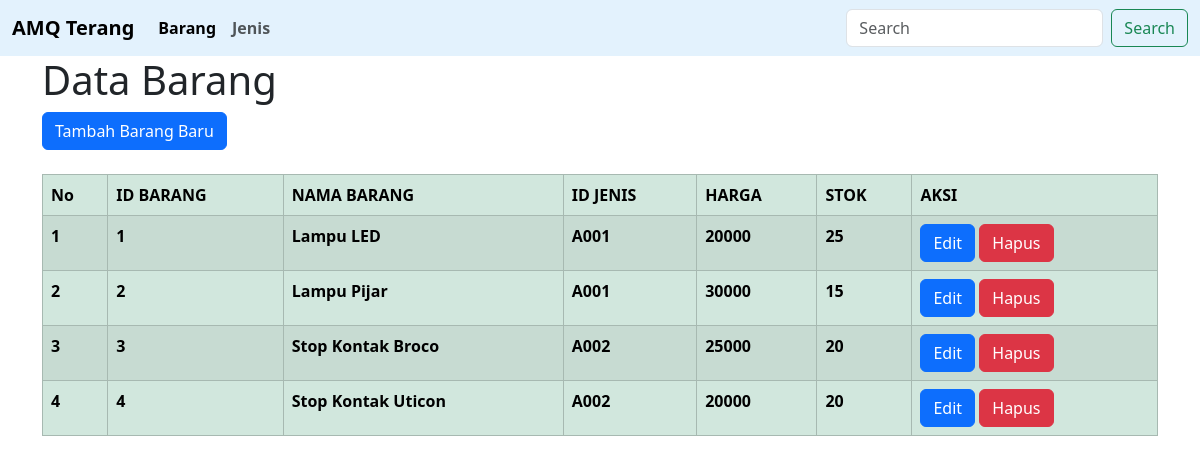
/view/barang/index.php, run on the app's committed database.
### tables this page shows
CREATE TABLE `barang` (
  `id_barang` int NOT NULL,
  `nama_barang` varchar(30) DEFAULT NULL,
  `id_jenis` varchar(15) DEFAULT NULL,
  `harga` int DEFAULT NULL,
  `stok` int DEFAULT NULL
);

### view/barang/index.php (the view, shortened to what this page needs)
<!DOCTYPE html>
<html lang="en">
<b>
    <link rel="stylesheet" href="https://cdn.jsdelivr.net/npm/bootstrap@5.3.3/dist/css/bootstrap.min.css">
</head>
<body>
<nav class=" navbar navbar-expand-lg style=bg-body-tertiary "style="background-color: #e3f2fd;">
  <div class="container-fluid">
    <a class="navbar-brand" href="#">AMQ Terang</a>
    <div class="collapse navbar-collapse" id="navbarSupportedContent">
      <ul class="navbar-nav me-auto mb-2 mb-lg-0">
        <li class="nav-item">
          <a class="nav-link active" aria-current="page" href="../barang/index.php">Barang</a>
        </li>
        <li class="nav-item">
          <a class="nav-link" href="../jenis/index.php">Jenis</a>
        </li>
      </ul>
      <form class="d-flex" role="search">
        <input class="form-control me-2" type="search" placeholder="Search" aria-label="Search">
        <button class="btn btn-outline-success" type="submit" >Search</button>
      </form>
  </div>
</nav>
<div class="container">
    <h1>Data Barang</h1>
    <a href="view_tambah.php" class="btn btn-primary">Tambah Barang Baru</a>
    <br></br>
    <table class="table table-success table-bordered table-striped">
  <thead>
    <tr>
      <th scope="col">No</th>
      <th scope="col">ID BARANG</th>
      <th scope="col">NAMA BARANG</th>
      <th scope="col">ID JENIS</th>
      <th scope="col">HARGA</th>
      <th scope="col">STOK</th>
      <th scope="col">AKSI</th>
    </tr>
  </thead>
  <?php
        include '../../config/koneksi.php';
        $query = mysqli_query($conn,"SELECT * FROM barang");
        $no=1;
        if(mysqli_num_rows($query)){
            while($result=mysqli_fetch_assoc($query)){
                ?>
                <tr>
                    <td><?php echo $no;?></td>
                    <td><?php echo $result['id_barang'];?></td>
                    <td><?php echo $result['nama_barang'];?></td>
                    <td><?php echo $result['id_jenis'];?></td>
                    <td><?php echo $result['harga'];?></td>
                    <td><?php echo $result['stok'];?></td>
                    <td>
                    <button type="button" class="btn btn-primary">Edit</button>
                    <button type="button" class="btn btn-danger">Hapus</button>
                    </td>
                </tr>
                <?php
                $no++;
            }
        }else{
            echo "Data Kosong";
        }
        ?>
</table>
</div>
</body>
</html>

### data on the page
barang: id_barang "1", nama_barang "Lampu LED", id_jenis "A001", harga "20000", stok "25"
barang: id_barang "2", nama_barang "Lampu Pijar", id_jenis "A001", harga "30000", stok "15"
barang: id_barang "3", nama_barang "Stop Kontak Broco", id_jenis "A002", harga "25000", stok "20"
barang: id_barang "4", nama_barang "Stop Kontak Uticon", id_jenis "A002", harga "20000", stok "20"
